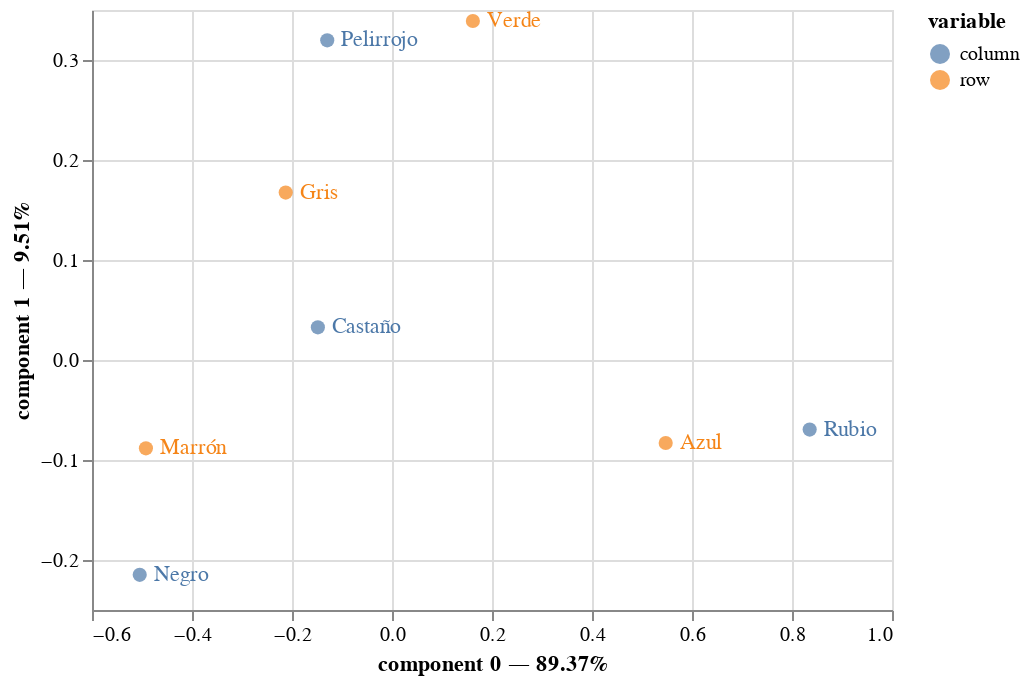

Notebook source saved alongside this figure:
### Markdown cell above
### Summary ACS

### Code cell
def summary(CA_object, data, cat=None):

  import numpy as np
  import matplotlib.pyplot as plt
  import pandas as pd
  import seaborn as sns
  import altair as alt

  alt.renderers.enable("colab")

  n,p = data.shape

  summ = {}

  summ.update({"row_cor":CA_object.row_coordinates(data)})

  summ.update({"row_cont":CA_object.row_contributions_})

  summ.update({"row_cos":CA_object.row_cosine_similarities(data)})

  summ.update({"col_cor":CA_object.column_coordinates(data)})

  summ.update({"col_cont":CA_object.column_contributions_})

  summ.update({"col_cos":CA_object.column_cosine_similarities(data)})

  summ.update({"var":CA_object.eigenvalues_summary})

  base = CA_object.scree_plot().encode(x="eigenvalue",y="component")
  base.mark_bar() + base.mark_text(align='left', dx=2)

  summ.update({"plot_var":base})

  ind_var_graph1 = CA_object.plot(F1, x_component=0, y_component=1)

  ind_var_graph2 = CA_object.plot(F1, x_component=0, y_component=1).mark_text(align='left', dx=7).encode(text="value")

  ind_var_graph=ind_var_graph1+ind_var_graph2

  summ.update({"ind_var_graph":ind_var_graph})

  return summ

K = summary(F_1,F1)
#K["plot_var"]
#K["ind_var_graph"]

### Figure 1 — Vega-Lite specification as saved in the notebook (floating-point values rounded to 4 significant figures)
{"config": {"view": {"continuousWidth": 400, "continuousHeight": 300}}, "layer": [{"data": {"name": "data-c78b08dd08ede299c4d098351b00533c"}, "mark": {"type": "circle", "size": 50}, "encoding": {"color": {"field": "variable", "type": "nominal"}, "tooltip": [{"field": "variable", "type": "nominal"}, {"field": "value", "type": "nominal"}, {"field": "component 0", "type": "quantitative"}, {"field": "component 1", "type": "quantitative"}], "x": {"axis": {"title": "component 0 — 89.37%"}, "field": "component 0", "scale": {"zero": false}, "type": "quantitative"}, "y": {"axis": {"title": "component 1 — 9.51%"}, "field": "component 1", "scale": {"zero": false}, "type": "quantitative"}}, "selection": {"selector035": {"type": "interval", "bind": "scales", "encodings": ["x", "y"]}}}, {"data": {"name": "data-c78b08dd08ede299c4d098351b00533c"}, "mark": {"type": "text", "align": "left", "dx": 7}, "encoding": {"color": {"field": "variable", "type": "nominal"}, "text": {"field": "value", "type": "nominal"}, "tooltip": [{"field": "variable", "type": "nominal"}, {"field": "value", "type": "nominal"}, {"field": "component 0", "type": "quantitative"}, {"field": "component 1", "type": "quantitative"}], "x": {"axis": {"title": "component 0 — 89.37%"}, "field": "component 0", "scale": {"zero": false}, "type": "quantitative"}, "y": {"axis": {"title": "component 1 — 9.51%"}, "field": "component 1", "scale": {"zero": false}, "type": "quantitative"}}, "selection": {"selector036": {"type": "interval", "bind": "scales", "encodings": ["x", "y"]}}}], "$schema": "https://vega.github.io/schema/vega-lite/v4.17.0.json", "datasets": {"data-c78b08dd08ede299c4d098351b00533c": [{"component 0": -0.4922, "component 1": -0.08832, "component 2": -0.02161, "variable": "row", "value": "Marrón"}, {"component 0": -0.2126, "component 1": 0.1674, "component 2": 0.1005, "variable": "row", "value": "Gris"}, {"component 0": 0.1618, "component 1": 0.339, "component 2": -0.0876, "variable": "row", "value": "Verde"}, {"component 0": 0.5474, "component 1": -0.08295, "component 2": 0.004709, "variable": "row", "value": "Azul"}, {"component 0": -0.5046, "component 1": -0.2148, "component 2": -0.05551, "variable": "column", "value": "Negro"}, {"component 0": -0.1483, "component 1": 0.03267, "component 2": 0.0488, "variable": "column", "value": "Castaño"}, {"component 0": -0.1295, "component 1": 0.3196, "component 2": -0.08315, "variable": "column", "value": "Pelirrojo"}, {"component 0": 0.8353, "component 1": -0.06958, "component 2": -0.01621, "variable": "column", "value": "Rubio"}]}}
